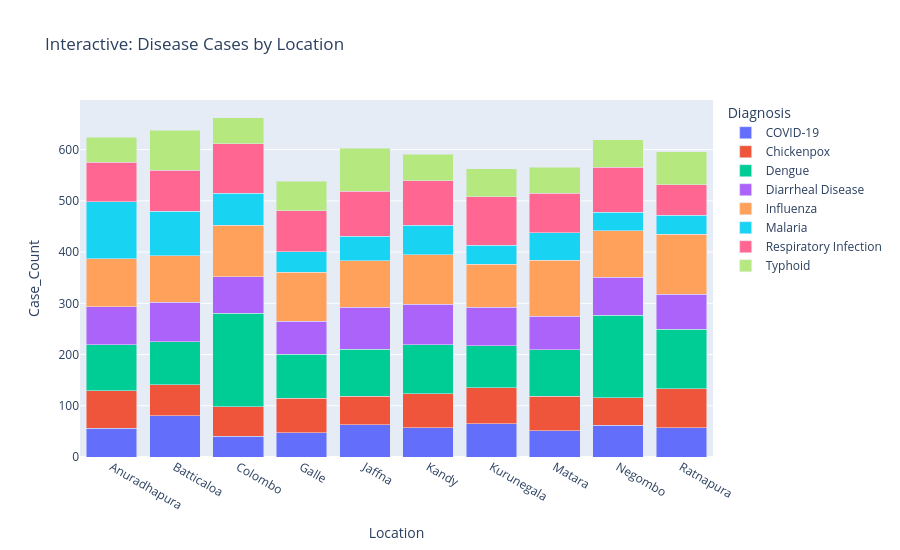

Notebook code for this chart:
### Code cell
# Interactive bar: cases by location, colored by disease
fig2 = px.bar(location_disease, x='Location', y='Case_Count', color='Diagnosis',
              title='Interactive: Disease Cases by Location', barmode='stack')
fig2.update_layout(height=550)
fig2.write_html("charts/interactive_location_disease.html")
fig2.show()

### Figure 1 — Plotly figure (JSON) as saved in the notebook; plotly's stock layout.template omitted (floating-point values rounded to 4 significant figures)
{"data": [{"hovertemplate": "Diagnosis=COVID-19<br>Location=%{x}<br>Case_Count=%{y}<extra></extra>", "legendgroup": "COVID-19", "marker": {"color": "#636efa", "pattern": {"shape": ""}}, "name": "COVID-19", "orientation": "v", "showlegend": true, "textposition": "auto", "type": "bar", "x": ["Anuradhapura", "Batticaloa", "Colombo", "Galle", "Jaffna", "Kandy", "Kurunegala", "Matara", "Negombo", "Ratnapura"], "xaxis": "x", "y": [56, 81, 41, 47, 63, 57, 65, 51, 62, 57], "yaxis": "y"}, {"hovertemplate": "Diagnosis=Chickenpox<br>Location=%{x}<br>Case_Count=%{y}<extra></extra>", "legendgroup": "Chickenpox", "marker": {"color": "#EF553B", "pattern": {"shape": ""}}, "name": "Chickenpox", "orientation": "v", "showlegend": true, "textposition": "auto", "type": "bar", "x": ["Anuradhapura", "Batticaloa", "Colombo", "Galle", "Jaffna", "Kandy", "Kurunegala", "Matara", "Negombo", "Ratnapura"], "xaxis": "x", "y": [73, 60, 57, 68, 56, 66, 70, 68, 54, 76], "yaxis": "y"}, {"hovertemplate": "Diagnosis=Dengue<br>Location=%{x}<br>Case_Count=%{y}<extra></extra>", "legendgroup": "Dengue", "marker": {"color": "#00cc96", "pattern": {"shape": ""}}, "name": "Dengue", "orientation": "v", "showlegend": true, "textposition": "auto", "type": "bar", "x": ["Anuradhapura", "Batticaloa", "Colombo", "Galle", "Jaffna", "Kandy", "Kurunegala", "Matara", "Negombo", "Ratnapura"], "xaxis": "x", "y": [90, 84, 183, 86, 91, 96, 82, 90, 161, 116], "yaxis": "y"}, {"hovertemplate": "Diagnosis=Diarrheal Disease<br>Location=%{x}<br>Case_Count=%{y}<extra></extra>", "legendgroup": "Diarrheal Disease", "marker": {"color": "#ab63fa", "pattern": {"shape": ""}}, "name": "Diarrheal Disease", "orientation": "v", "showlegend": true, "textposition": "auto", "type": "bar", "x": ["Anuradhapura", "Batticaloa", "Colombo", "Galle", "Jaffna", "Kandy", "Kurunegala", "Matara", "Negombo", "Ratnapura"], "xaxis": "x", "y": [74, 77, 71, 64, 82, 79, 75, 66, 74, 69], "yaxis": "y"}, {"hovertemplate": "Diagnosis=Influenza<br>Location=%{x}<br>Case_Count=%{y}<extra></extra>", "legendgroup": "Influenza", "marker": {"color": "#FFA15A", "pattern": {"shape": ""}}, "name": "Influenza", "orientation": "v", "showlegend": true, "textposition": "auto", "type": "bar", "x": ["Anuradhapura", "Batticaloa", "Colombo", "Galle", "Jaffna", "Kandy", "Kurunegala", "Matara", "Negombo", "Ratnapura"], "xaxis": "x", "y": [94, 91, 100, 96, 91, 97, 84, 109, 91, 117], "yaxis": "y"}, {"hovertemplate": "Diagnosis=Malaria<br>Location=%{x}<br>Case_Count=%{y}<extra></extra>", "legendgroup": "Malaria", "marker": {"color": "#19d3f3", "pattern": {"shape": ""}}, "name": "Malaria", "orientation": "v", "showlegend": true, "textposition": "auto", "type": "bar", "x": ["Anuradhapura", "Batticaloa", "Colombo", "Galle", "Jaffna", "Kandy", "Kurunegala", "Matara", "Negombo", "Ratnapura"], "xaxis": "x", "y": [111, 87, 63, 40, 48, 57, 37, 54, 36, 37], "yaxis": "y"}, {"hovertemplate": "Diagnosis=Respiratory Infection<br>Location=%{x}<br>Case_Count=%{y}<extra></extra>", "legendgroup": "Respiratory Infection", "marker": {"color": "#FF6692", "pattern": {"shape": ""}}, "name": "Respiratory Infection", "orientation": "v", "showlegend": true, "textposition": "auto", "type": "bar", "x": ["Anuradhapura", "Batticaloa", "Colombo", "Galle", "Jaffna", "Kandy", "Kurunegala", "Matara", "Negombo", "Ratnapura"], "xaxis": "x", "y": [77, 80, 96, 80, 88, 87, 95, 77, 88, 59], "yaxis": "y"}, {"hovertemplate": "Diagnosis=Typhoid<br>Location=%{x}<br>Case_Count=%{y}<extra></extra>", "legendgroup": "Typhoid", "marker": {"color": "#B6E880", "pattern": {"shape": ""}}, "name": "Typhoid", "orientation": "v", "showlegend": true, "textposition": "auto", "type": "bar", "x": ["Anuradhapura", "Batticaloa", "Colombo", "Galle", "Jaffna", "Kandy", "Kurunegala", "Matara", "Negombo", "Ratnapura"], "xaxis": "x", "y": [49, 78, 51, 57, 84, 52, 55, 51, 53, 65], "yaxis": "y"}], "layout": {"barmode": "stack", "height": 550, "legend": {"title": {"text": "Diagnosis"}, "tracegroupgap": 0}, "title": {"text": "Interactive: Disease Cases by Location"}, "xaxis": {"anchor": "y", "domain": [0, 1], "title": {"text": "Location"}}, "yaxis": {"anchor": "x", "domain": [0, 1], "title": {"text": "Case_Count"}}}}
